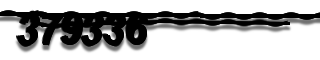
#> input picture img/11.png, 320 x 60 px, given in place of 11.png.png, which was not available
$ python -i 3_razbivka.py   (imports and definitions only)
#> lines starting #> are read from the running program, lines starting #| are printed output that depends on the picture; pictures that were not available may be replaced by others from this repository, and a replacement may not be noted
from PIL import Image


'''i=0
while i<5:
    cropped_image = image.crop((17+(i*23), 12, 39+(i*23), 47))
    cropped_image.save(str(i)+".png")
    i=i+1'''
def delicateRazbivka(i):
#> called with i = 'img/11.png'
    image = Image.open('imgClean/'+str(i)+'.png').convert("L") # Grayscale conversion
    cropped_image = image.crop((15, 12, 39, 45)) # 1
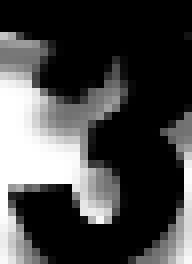
#> cropped_image: PIL image 24x33 L (shown 8 times larger); min 0, max 255, mean 69.9
    cropped_image.save("razbivkaCapt/1.png")

    cropped_image = image.crop((39, 13, 63, 45)) # 2
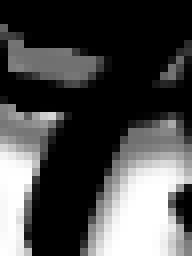
#> cropped_image: PIL image 24x32 L (shown 8 times larger); min 0, max 255, mean 75.4
    cropped_image.save("razbivkaCapt/2.png")

    cropped_image = image.crop((60, 12, 84, 45)) # 3
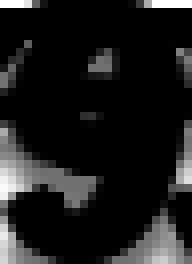
#> cropped_image: PIL image 24x33 L (shown 8 times larger); min 0, max 255, mean 28.7
    cropped_image.save("razbivkaCapt/3.png")

    cropped_image = image.crop((83, 12, 107, 45)) # 4
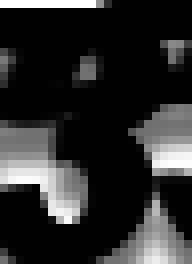
#> cropped_image: PIL image 24x33 L (shown 8 times larger); min 0, max 255, mean 44.2
    cropped_image.save("razbivkaCapt/4.png")

    cropped_image = image.crop((107, 12, 131, 45)) # 5
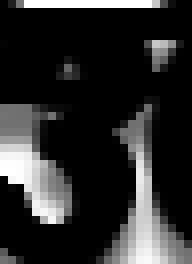
#> cropped_image: PIL image 24x33 L (shown 8 times larger); min 0, max 255, mean 44.2
    cropped_image.save("razbivkaCapt/5.png")

    cropped_image = image.crop((124, 12, 148, 45)) # 6
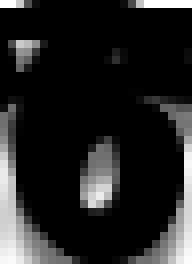
#> cropped_image: PIL image 24x33 L (shown 8 times larger); min 0, max 255, mean 35.8
    cropped_image.save("razbivkaCapt/6.png")
    image.save('razbivkaCapt/0.png')

# [84 lines left out: functions delicateRazbivka2, loopRazbivka, areOne, not called in this run]


# [8 lines not run here, left out]

>>> result = delicateRazbivka('img/11.png')

$ run again, on img/12.png
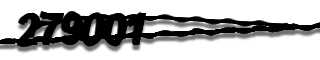
#> input picture img/12.png, 320 x 60 px, given in place of 12.png.png, which was not available
#> in delicateRazbivka, `cropped_image = image.crop((107, 12, 131, 45))`:
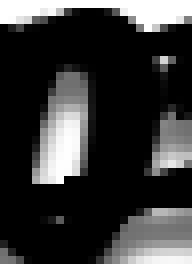
#> cropped_image: PIL image 24x33 L (shown 8 times larger); min 0, max 255, mean 55.3
#> in delicateRazbivka, `cropped_image = image.crop((124, 12, 148, 45))`:
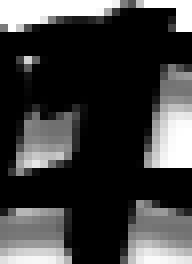
#> cropped_image: PIL image 24x33 L (shown 8 times larger); min 0, max 255, mean 63.6

$ run again, on img/13.png
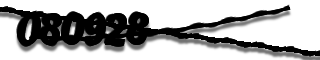
#> input picture img/13.png, 320 x 60 px, given in place of 13.png.png, which was not available
#> in delicateRazbivka, `cropped_image = image.crop((107, 12, 131, 45))`:
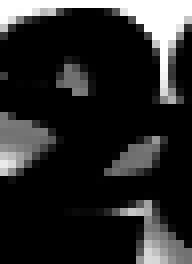
#> cropped_image: PIL image 24x33 L (shown 8 times larger); min 0, max 255, mean 41.1
#> in delicateRazbivka, `cropped_image = image.crop((124, 12, 148, 45))`:
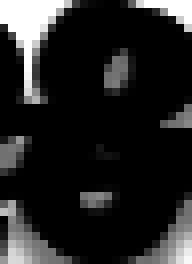
#> cropped_image: PIL image 24x33 L (shown 8 times larger); min 0, max 255, mean 36.3
